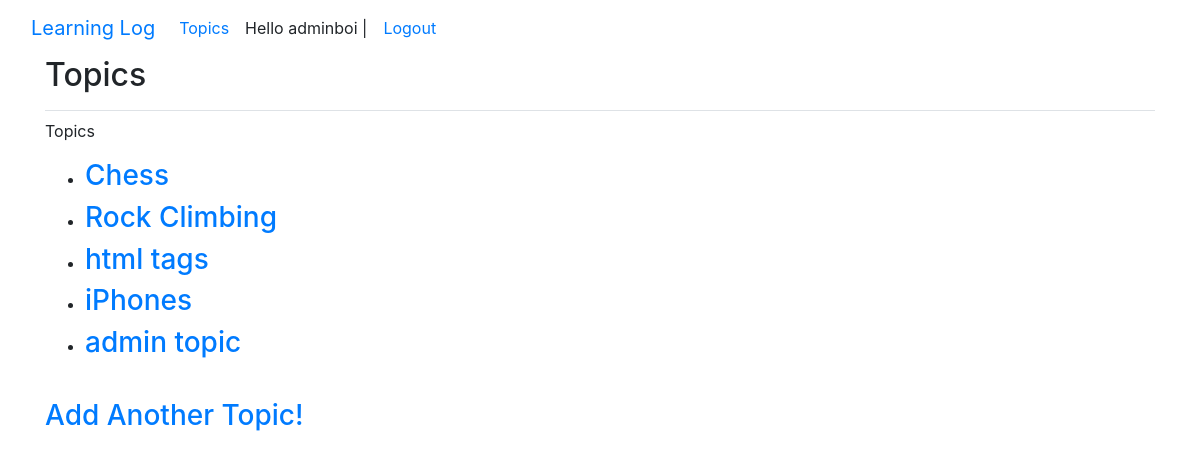
The app's page /topics/ (signed in) with its own data.
### test_app/models.py (models this page shows)
class Topics(models.Model):
    text = models.CharField(max_length=200)
    date_added = models.DateTimeField(auto_now_add=True)
    owner = models.ForeignKey(User, on_delete=models.CASCADE)
    def __str__(self):
        return self.text

### test_app/views.py (the view)
# urls.py: path('topics/', views.topics, name='topics'),
@login_required
def topics(request):
    topics = Topics.objects.filter(owner=request.user).order_by('date_added')
    context = {'topics': topics}
    return render(request, "test_app/topics.html", context)

### test_app/templates/test_app/topics.html (shortened to what this page needs)
<!DOCTYPE html>
<html lang="en">
<head>
</head>
<body>
{% extends "test_app/default.html" %}
{% block page_header %}
<h2>Topics</h2>
{% endblock page_header %}
{% block content %}
<p>Topics</p>
<ul>
    {% for topic in topics %}
    <li>
        <h3>
            <a href="{% url 'test_app:topic' topic.id %}">{{ topic }}</a>
        </h3>
    </li>
    {% empty %}
    <li>
        <h3>No Topics Yet!</h3>
    </li>
    {% endfor %}
</ul>
<br>
<h3>
    <a href="{% url 'test_app:new_topic' %}">Add Another Topic!</a>
</h3>
{% endblock content %}

### test_app/templates/test_app/default.html (shortened to what this page needs)
<!DOCTYPE html>
{% load bootstrap4 %}
<html lang="en">
<head>
    {% bootstrap_css %}
</head>
<body>
<nav class="navbar navbar-expand-lg bg-body-tertiary">
  <div class="container-fluid">
    <a class="navbar-brand" href="{% url 'test_app:index' %}">Learning Log</a>
    <div class="collapse navbar-collapse" id="navbarNav">
      <ul class="navbar-nav">
        <li class="nav-item">
          <a class="nav-link active" aria-current="page" href="{% url 'test_app:topics' %}">Topics</a>
        </li>
        {% if user.is_authenticated %}
        <li>
          <p1 class="nav-link">Hello {{ user.username }} | </p1>
        </li>
        <li class="nav-item">
          <a class="nav-link" href="{% url 'users:logout_user' %}">Logout</a>
        </li>
        {% endif %}
      </ul>
    </div>
  </div>
</nav>
<main role="main" class="container">
  <div class="pb-2 mb-2 border-bottom">
    {% block page_header%}{% endblock page_header %}
  </div>
  <div>
    {% block content %}{% endblock content %}
  </div>
</main>
</body>
</html>

### records on screen
Topics: text "Chess"
Topics: text "Rock Climbing"
Topics: text "html tags"
Topics: text "iPhones"
Topics: text "admin topic"

### other values on screen
{{ user.username }} "adminboi"
